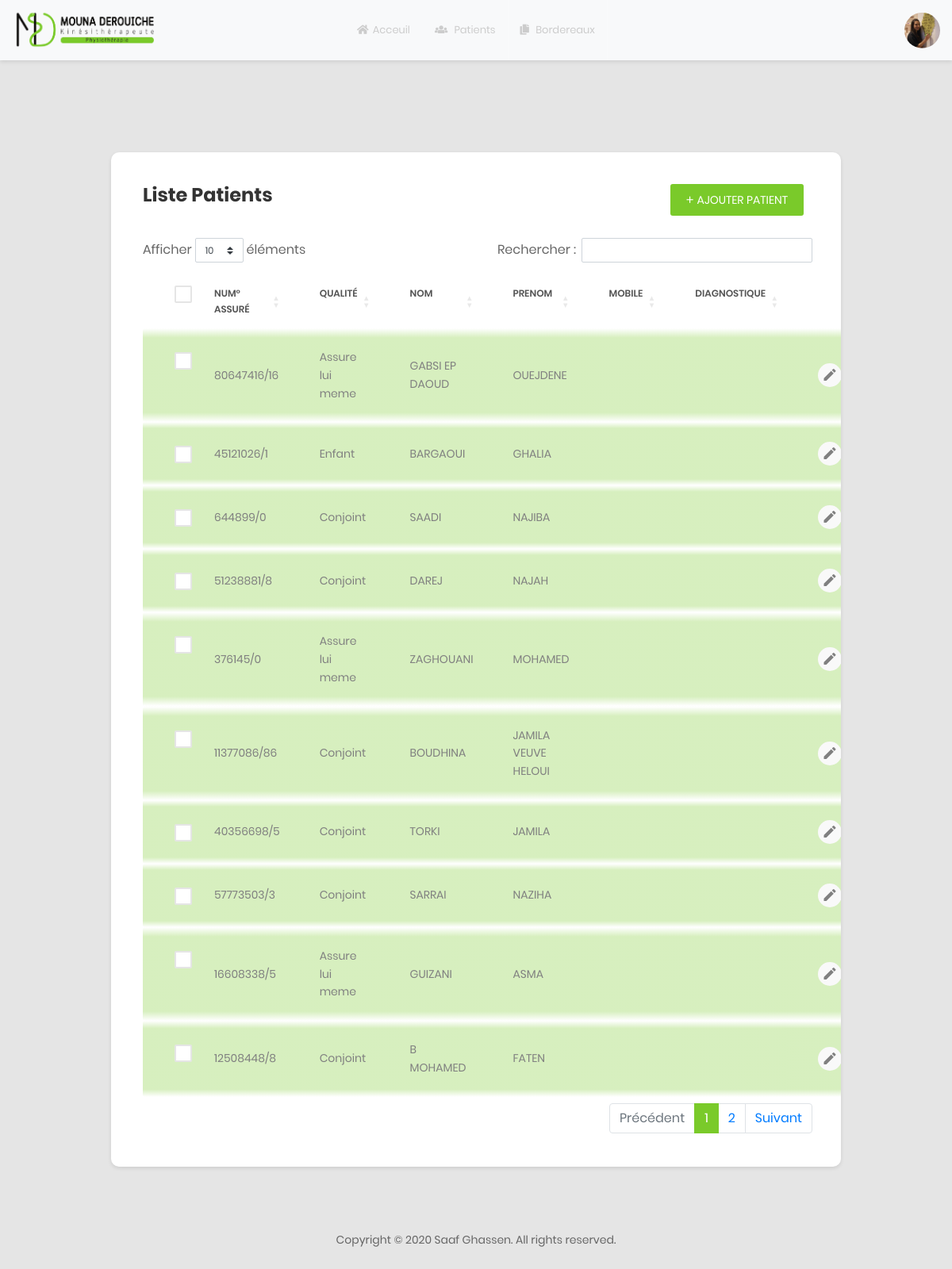
Page /patients.php (signed in) on the committed database.
### tables this page shows
CREATE TABLE IF NOT EXISTS `kine` (
  `code` varchar(20) NOT NULL,
  `cin` int(11) NOT NULL,
  `email` varchar(50) NOT NULL,
  `nom` varchar(20) NOT NULL,
  `prenom` varchar(20) NOT NULL,
  `uname` varchar(20) NOT NULL,
  `pwd` varchar(50) NOT NULL,
  `profeesion` varchar(20) NOT NULL DEFAULT 'Kinesitherapeute',
  `centre_ref` varchar(20) NOT NULL DEFAULT 'Hammamet',
  `mobile` int(11) NOT NULL,
  `adresse` varchar(100) NOT NULL,
  `code_prest` varchar(255) NOT NULL,
  `mat_fisc` varchar(255) NOT NULL,
  `banque` varchar(255) NOT NULL,
  `RIB` varchar(255) NOT NULL,
  PRIMARY KEY (`code`),
  UNIQUE KEY `cin` (`cin`)
);

CREATE TABLE IF NOT EXISTS `patient` (
  `n_assure` varchar(100) NOT NULL,
  `cin_kine` varchar(100) NOT NULL,
  `nom` varchar(255) NOT NULL,
  `prenom` varchar(255) NOT NULL,
  `qualite` varchar(255) NOT NULL,
  `nom_ass` varchar(255) NOT NULL,
  `pre_ass` varchar(255) NOT NULL,
  `diagnostique` varchar(255) NOT NULL,
  `tel` varchar(255) NOT NULL,
  PRIMARY KEY (`n_assure`,`cin_kine`)
);

### inc/fonctions.php (called while the page is built, shortened)
<?php
class fonctions
{
    public function getPatient($nAss=null)
    {
        $cin=$_SESSION["cin"];
        if($nAss==null)
        {
            $sql="select * from cabinet.patient where cin_kine = '$cin'";
        }
        else
        {
            $sql="select * from cabinet.patient where cin_kine = '$cin' and n_assure= '$nAss'";
        }
        $db = config::getConnexion();
        try
        {
            $u=$db->query($sql);
            return $u;
        }
        catch (Exception $e)
        {
            die('Erreur: '.$e->getMessage());
        }
    }
    public function getjrf()
    {
        $sql="select * from jour_non_aut ";
        $db = config::getConnexion();
        try
        {
            $u=$db->query($sql);
            return $u;
        }
        catch (Exception $e)
        {
            die('Erreur: '.$e->getMessage());
        }
    }
}

### patients.php (the view, shortened to what this page needs)
<?php include 'inc/header.php';
$pat=$f->getPatient();
?>
<div class="main-content" >
    <div class=" section__content--p30">
        <div class="container-fluid">
            <div class="row">
                <div class="col-10 offset-1">
                    <div class="au-card">
                        <div class="table-data__tool">
                            <div class="table-data__tool-left">
                                <h3>Liste Patients</h3>
                            </div>
                            <div class="table-data__tool-right">
                                <button type="button" class="au-btn au-btn-icon au-btn--green au-btn--small" data-toggle="modal" data-target="#addPat" >
                                    <i class="zmdi zmdi-plus"></i>Ajouter Patient</button>
                            </div>
                        </div>
                        <div class="table-responsive table-responsive-data2">
                            <table id="example" class="table table-data2">
                                <thead>
                                <tr>
                                    <th>
                                        <label class="au-checkbox">
                                            <span class="au-checkmark"></span>
                                        </label>
                                    </th>
                                    <th>Num° Assuré</th>
                                    <th>Qualité</th>
                                    <th>nom</th>
                                    <th>prenom</th>
                                    <th>Mobile</th>
                                    <th>Diagnostique</th>
                                    <th></th>
                                </tr>
                                </thead>
                                <tbody>
                                <?php
                                $x=1;
                                foreach ($pat as $p)
                                {echo'
                                <tr style="background: rgb(255,255,255);background: linear-gradient(180deg, rgba(255,255,255,0.3) 0%, rgba(122,202,42,0.3) 10%, rgba(122,202,42,0.3) 50%, rgba(122,202,42,0.3) 90%, rgba(255,255,255,0.3) 100%);" class="tr-shadow ">
                                    <td>
                                        <label class="au-checkbox">
                                            <span class="au-checkmark"></span>
                                        </label>
                                    </td>
                                    <td>'.$p["n_assure"].'</td>
                                    <td>'.$p["qualite"].'</td>
                                    <td>'.$p["nom"].'</td>
                                    <td>'.$p["prenom"].'</td>
                                    <td>'.$p["tel"].'</td>
                                    <td class="desc">'.$p["diagnostique"].'</td>
                                    <td>
                                        <div class="table-data-feature">
                                            <button class="item" data-toggle="modal" data-target="#edit'.$x.'" data-placement="top" title="Edit">
                                                <i class="zmdi zmdi-edit"></i>
                                            </button>
                                            <div class="modal fade" id="edit'.$x.'" tabindex="1" role="dialog" aria-labelledby="myModalLabel" aria-hidden="false">
                                                                                <input id="" name="" type="text" class="form-control text-center" value="'.$p["n_assure"].'" placeholder="XXXXXXXX/XX" maxlength="11" disabled>
                                                                                <input id="num_ass" name="num_ass" type="hidden" class="form-control text-center" value="'.$p["n_assure"].'">
                                                                                    <input id="nom_ass" name="nom_ass" type="text" class="form-control" value="'.$p["nom_ass"].'" onkeyup="validate(this)" placeholder="">
                                                                                    <input id="pre_ass" name="pre_ass" type="text" class="form-control" value="'.$p["pre_ass"].'" onkeyup="validate(this)" placeholder="">
                                                                                        <option ';if($p["qualite"]=="Assure lui meme"){echo " selected ";} echo' value="Assure lui meme">Assuré lui même</option>
                                                                                        <option ';if($p["qualite"]=="Conjoint"){echo " selected ";} echo' value="Conjoint">Conjoint</option>
                                                                                        <option ';if($p["qualite"]=="Enfant"){echo " selected ";} echo' value="Enfant">Enfant</option>
                                                                                        <option ';if($p["qualite"]=="Mere"){echo " selected ";} echo' value="Mere">Mere</option>
                                                                                        <option ';if($p["qualite"]=="Pere"){echo " selected ";} echo' value="Pere">Pere</option>
                                                                                    <input id="nom" name="nom" type="text" class="form-control" value="'.$p["nom"].'" onkeyup="validate(this)" placeholder="">
                                                                                    <input id="pre" name="pre" type="text" class="form-control" value="'.$p["prenom"].'" onkeyup="validate(this)" placeholder="">
                                                                                <input id="tel" name="tel" type="text" class="form-control text-center" value="'.$p["tel"].'" onkeyup="validate(this)" placeholder="XX XXX XXX" maxlength="11">
                                                                                <input id="diag" name="diag" type="text" class="form-control text-center" value="'.$p["diagnostique"].'" onkeyup="validate(this)" placeholder="" maxlength="">
                            </div>
                                            <button class="item" data-toggle="modal" data-target="#del'.$x.'" data-placement="top" title="Delete">
                                            </button>
                                            <div class="modal fade" id="del'.$x.'" tabindex="-1" role="dialog" aria-labelledby="myModalLabel" aria-hidden="false">
                                              <input type="text" id="orangeForm-name" name="" class="form-control validate text-center" value="'.$p["n_assure"].'" disabled>
                                            <input type="hidden" name="num_ass" value="'.$p["n_assure"].'">
                                    </div>
                                                <a href="pec.php?n_ass='.$p["n_assure"].'"><i class="zmdi zmdi-more"></i></a>
                                        </div>
                                    </td>
                                </tr>';
                                $x++;
                                }?>
                                </tbody>
                            </table>
                        </div>
                    </div>
                </div>
            </div>
        </div>
    </div>
</div>
<?php include 'inc/footer.php'; ?>

### inc/header.php (shortened to what this page needs)
<!DOCTYPE html>
<html lang="en">
<?php
include 'inc/fonctions.php';
$f=new fonctions();
$u=$f->getKine($_SESSION['cin']);
$jf=$f->getjrf();
foreach ($u as $t)
{
?>
<head>
    <link href="css/font-face.css" rel="stylesheet" media="all">
    <link href="vendor/font-awesome-4.7/css/font-awesome.min.css" rel="stylesheet" media="all">
    <link href="vendor/font-awesome-5/css/fontawesome-all.min.css" rel="stylesheet" media="all">
    <link href="vendor/mdi-font/css/material-design-iconic-font.min.css" rel="stylesheet" media="all">
    <link href="vendor/bootstrap-4.1/bootstrap.min.css" rel="stylesheet" media="all">
    <link href="vendor/animsition/animsition.min.css" rel="stylesheet" media="all">
    <link rel="stylesheet" href="https://cdnjs.cloudflare.com/ajax/libs/twitter-bootstrap/4.1.3/css/bootstrap.css" media="all">
    <link rel="stylesheet" href="https://cdn.datatables.net/1.10.21/css/dataTables.bootstrap4.min.css" media="all">
    <link href="vendor/bootstrap-progressbar/bootstrap-progressbar-3.3.4.min.css" rel="stylesheet" media="all">
    <link href="vendor/wow/animate.css" rel="stylesheet" media="all">
    <link href="vendor/css-hamburgers/hamburgers.min.css" rel="stylesheet" media="all">
    <link href="vendor/slick/slick.css" rel="stylesheet" media="all">
    <link href="vendor/select2/select2.min.css" rel="stylesheet" media="all">
    <link href="vendor/perfect-scrollbar/perfect-scrollbar.css" rel="stylesheet" media="all">
    <link href='vendor/fullcalendar-3.10.0/fullcalendar.css' rel='stylesheet' media="all" />
    <link href="css/theme.css" rel="stylesheet" media="all">
</head>
<body class="animsition">
<div class="page-wrapper">
    <header class="header-desktop3 d-none bg-light d-lg-block">
        <div class="section__content section__content--p35">
            <div class="header3-wrap">
                <div class="header__logo">
                    <a href="#">
                        <img width="179px" height="52px" src="images/icon/mouna-logo.png" alt="CoolAdmin" />
                    </a>
                </div>
                <div class="header__navbar">
                    <ul class="list-unstyled">
                        <li class="has-sub">
                            <a href="index.php">
                                <i class="fas fa-home"></i>Acceuil
                            </a>
                        </li>
                        <li>
                            <a href="patients.php">
                                <i class="fas fa-users"></i>
                                <span class="bot-line"></span>Patients</a>
                        </li>
                        <li>
                            <a href="bord.php">
                                <i class="fas fa-copy"></i>
                                <span class="bot-line"></span>Bordereaux</a>
                        </li>
                    </ul>
                </div>
                <div class="header__tool">
                    <div class="account-wrap">
                        <div class="account-item account-item--style2 clearfix js-item-menu">
                            <div class="image">
                                <img src="images/icon/avatar-01.jpg" alt="pic" />
                            </div>
                        </div>
                    </div>
                </div>
            </div>
        </div>
    </header>
<?php
}
?>

### inc/footer.php (shortened to what this page needs)
<section class="p-t-60 p-b-20">
    <div class="container">
        <div class="row">
            <div class="col-md-12">
                <div class="copyright">
                    <p>Copyright © 2020 Saaf Ghassen. All rights reserved.</p>
                </div>
            </div>
        </div>
    </div>
</section>
</div>
</body>
</html>

### rows in the picture
patient: n_assure "80647416/16", qualite "Assure lui meme", nom "GABSI EP DAOUD", prenom "OUEJDENE"
patient: n_assure "45121026/1", qualite "Enfant", nom "BARGAOUI", prenom "GHALIA"
patient: n_assure "644899/0", qualite "Conjoint", nom "SAADI", prenom "NAJIBA"
patient: n_assure "51238881/8", qualite "Conjoint", nom "DAREJ", prenom "NAJAH"
patient: n_assure "376145/0", qualite "Assure lui meme", nom "ZAGHOUANI", prenom "MOHAMED"
patient: n_assure "11377086/86", qualite "Conjoint", nom "BOUDHINA", prenom "JAMILA VEUVE HELOUI"
patient: n_assure "40356698/5", qualite "Conjoint", nom "TORKI", prenom "JAMILA"
patient: n_assure "57773503/3", qualite "Conjoint", nom "SARRAI", prenom "NAZIHA"
patient: n_assure "16608338/5", qualite "Assure lui meme", nom "GUIZANI", prenom "ASMA"
patient: n_assure "12508448/8", qualite "Conjoint", nom "B MOHAMED", prenom "FATEN"
